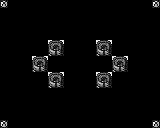

Below is a game level as drawn by its tile map, then a one-line description and the .tmx file that defines it, in full:
An orthogonal 20x16 tile map with 8x8 px tiles, 3 tile layers (Background, Collision, Overlap).

<map version="1.0" orientation="orthogonal" renderorder="right-down" width="20" height="16" tilewidth="8" tileheight="8" nextobjectid="1">
 <tileset firstgid="1" name="char_sheet" tilewidth="8" tileheight="8" tilecount="1024">
  <image source="char_sheet.png" width="256" height="256" />
 </tileset>
 <layer name="Background" width="20" height="16">
  <data encoding="csv">
63,0,0,0,0,0,0,0,0,0,0,0,0,0,0,0,0,0,0,63,
0,0,0,0,0,0,0,0,0,0,0,0,0,0,0,0,0,0,0,0,
0,0,0,0,0,0,0,0,0,0,0,0,0,0,0,0,0,0,0,0,
0,0,0,0,0,0,0,0,0,0,0,0,0,0,0,0,0,0,0,0,
0,0,0,0,0,0,0,0,0,0,0,0,0,0,0,0,0,0,0,0,
0,0,0,0,0,0,0,0,0,0,0,0,0,0,0,0,0,0,0,0,
0,0,0,0,0,0,0,0,0,0,0,0,0,0,0,0,0,0,0,0,
0,0,0,0,0,0,0,0,0,0,0,0,0,0,0,0,0,0,0,0,
0,0,0,0,0,0,0,0,0,0,0,0,0,0,0,0,0,0,0,0,
0,0,0,0,0,0,0,0,0,0,0,0,0,0,0,0,0,0,0,0,
0,0,0,0,0,0,0,0,0,0,0,0,0,0,0,0,0,0,0,0,
0,0,0,0,0,0,0,0,0,0,0,0,0,0,0,0,0,0,0,0,
0,0,0,0,0,0,0,0,0,0,0,0,0,0,0,0,0,0,0,0,
0,0,0,0,0,0,0,0,0,0,0,0,0,0,0,0,0,0,0,0,
0,0,0,0,0,0,0,0,0,0,0,0,0,0,0,0,0,0,0,0,
63,0,0,0,0,0,0,0,0,0,0,0,0,0,0,0,0,0,0,63
</data>
 </layer>
 <layer name="Collision" width="20" height="16">
  <data encoding="csv">
0,0,0,0,0,0,0,0,0,0,0,0,0,0,0,0,0,0,0,0,
0,0,0,0,0,0,0,0,0,0,0,0,0,0,0,0,0,0,0,0,
0,0,0,0,0,0,0,0,0,0,0,0,0,0,0,0,0,0,0,0,
0,0,0,0,0,0,0,0,0,0,0,0,0,0,0,0,0,0,0,0,
0,0,0,0,0,0,0,0,0,0,0,0,0,0,0,0,0,0,0,0,
0,0,0,0,0,0,30,32,0,0,0,0,30,32,0,0,0,0,0,0,
0,0,0,0,0,0,94,96,0,0,0,0,94,96,0,0,0,0,0,0,
0,0,0,0,30,32,0,0,0,0,0,0,0,0,30,32,0,0,0,0,
0,0,0,0,94,96,0,0,0,0,0,0,0,0,94,96,0,0,0,0,
0,0,0,0,0,0,30,32,0,0,0,0,30,32,0,0,0,0,0,0,
0,0,0,0,0,0,94,96,0,0,0,0,94,96,0,0,0,0,0,0,
0,0,0,0,0,0,0,0,0,0,0,0,0,0,0,0,0,0,0,0,
0,0,0,0,0,0,0,0,0,0,0,0,0,0,0,0,0,0,0,0,
0,0,0,0,0,0,0,0,0,0,0,0,0,0,0,0,0,0,0,0,
0,0,0,0,0,0,0,0,0,0,0,0,0,0,0,0,0,0,0,0,
0,0,0,0,0,0,0,0,0,0,0,0,0,0,0,0,0,0,0,0
</data>
 </layer>
 <layer name="Overlap" width="20" height="16">
  <data encoding="csv">
0,0,0,0,0,0,0,0,0,0,0,0,0,0,0,0,0,0,0,0,
0,0,0,0,0,0,0,0,0,0,0,0,0,0,0,0,0,0,0,0,
0,0,0,0,0,0,0,0,0,0,0,0,0,0,0,0,0,0,0,0,
0,0,0,0,0,0,0,0,0,0,0,0,0,0,0,0,0,0,0,0,
0,0,0,0,0,0,0,0,0,0,0,0,0,0,0,0,0,0,0,0,
0,0,0,0,0,0,0,0,0,0,0,0,0,0,0,0,0,0,0,0,
0,0,0,0,0,0,0,0,0,0,0,0,0,0,0,0,0,0,0,0,
0,0,0,0,0,0,0,0,0,0,0,0,0,0,0,0,0,0,0,0,
0,0,0,0,0,0,0,0,0,0,0,0,0,0,0,0,0,0,0,0,
0,0,0,0,0,0,0,0,0,0,0,0,0,0,0,0,0,0,0,0,
0,0,0,0,0,0,0,0,0,0,0,0,0,0,0,0,0,0,0,0,
0,0,0,0,0,0,0,0,0,0,0,0,0,0,0,0,0,0,0,0,
0,0,0,0,0,0,0,0,0,0,0,0,0,0,0,0,0,0,0,0,
0,0,0,0,0,0,0,0,0,0,0,0,0,0,0,0,0,0,0,0,
0,0,0,0,0,0,0,0,0,0,0,0,0,0,0,0,0,0,0,0,
0,0,0,0,0,0,0,0,0,0,0,0,0,0,0,0,0,0,0,0
</data>
 </layer>
</map>
